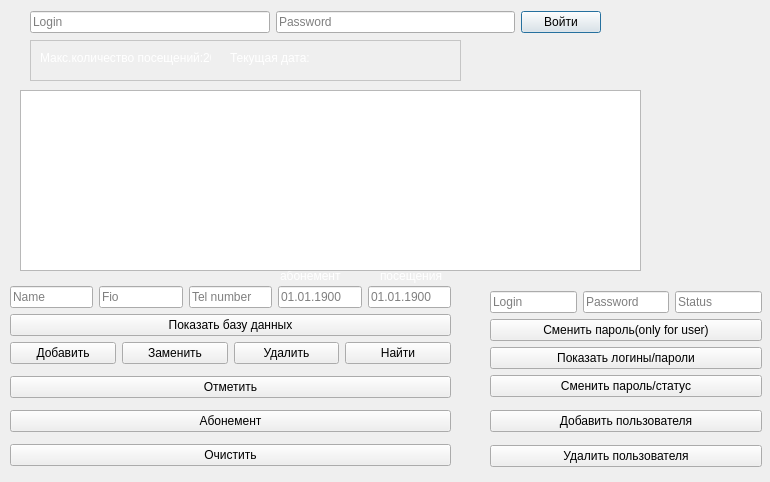
<?xml version="1.0" encoding="UTF-8"?>
<ui version="4.0">
 <class>secondWindow</class>
 <widget class="QDialog" name="secondWindow">
  <property name="geometry">
   <rect>
    <x>0</x>
    <y>0</y>
    <width>770</width>
    <height>482</height>
   </rect>
  </property>
  <property name="windowTitle">
   <string>Dialog</string>
  </property>
  <widget class="QWidget" name="layoutWidget">
   <property name="geometry">
    <rect>
     <x>30</x>
     <y>10</y>
     <width>571</width>
     <height>24</height>
    </rect>
   </property>
   <layout class="QHBoxLayout" name="horizontalLayout_4">
    <item>
     <widget class="QLineEdit" name="lineEditLog">
      <property name="placeholderText">
       <string>Login</string>
      </property>
     </widget>
    </item>
    <item>
     <widget class="QLineEdit" name="lineEditPass">
      <property name="echoMode">
       <enum>QLineEdit::Password</enum>
      </property>
      <property name="placeholderText">
       <string>Password</string>
      </property>
     </widget>
    </item>
    <item>
     <widget class="QPushButton" name="pushButtonAuth">
      <property name="text">
       <string>Войти</string>
      </property>
     </widget>
    </item>
   </layout>
  </widget>
  <widget class="QWidget" name="layoutWidget">
   <property name="geometry">
    <rect>
     <x>490</x>
     <y>284</y>
     <width>272</width>
     <height>191</height>
    </rect>
   </property>
   <layout class="QVBoxLayout" name="verticalLayout_5">
    <item>
     <layout class="QVBoxLayout" name="verticalLayout_4">
      <item>
       <layout class="QHBoxLayout" name="horizontalLayout_3">
        <item>
         <widget class="QLineEdit" name="lineEditChangeLog">
          <property name="placeholderText">
           <string>Login</string>
          </property>
         </widget>
        </item>
        <item>
         <widget class="QLineEdit" name="lineEditChangePass">
          <property name="placeholderText">
           <string>Password</string>
          </property>
         </widget>
        </item>
        <item>
         <widget class="QLineEdit" name="lineEditStatus">
          <property name="placeholderText">
           <string>Status</string>
          </property>
         </widget>
        </item>
       </layout>
      </item>
      <item>
       <layout class="QVBoxLayout" name="verticalLayout_3">
        <item>
         <widget class="QPushButton" name="pushButton_changePassUserOnly">
          <property name="text">
           <string>Сменить пароль(only for user)</string>
          </property>
         </widget>
        </item>
        <item>
         <widget class="QPushButton" name="pushButtonLogPass">
          <property name="text">
           <string>Показать логины/пароли</string>
          </property>
         </widget>
        </item>
        <item>
         <widget class="QPushButton" name="pushButtonChangeLog">
          <property name="text">
           <string>Сменить пароль/статус</string>
          </property>
         </widget>
        </item>
       </layout>
      </item>
     </layout>
    </item>
    <item>
     <widget class="QPushButton" name="pushButtonAddLogin">
      <property name="text">
       <string>Добавить пользователя</string>
      </property>
     </widget>
    </item>
    <item>
     <widget class="QPushButton" name="pushButtonDelLogin">
      <property name="text">
       <string>Удалить пользователя</string>
      </property>
     </widget>
    </item>
   </layout>
  </widget>
  <widget class="QWidget" name="layoutWidget">
   <property name="geometry">
    <rect>
     <x>10</x>
     <y>280</y>
     <width>441</width>
     <height>195</height>
    </rect>
   </property>
   <layout class="QVBoxLayout" name="verticalLayout_6">
    <item>
     <layout class="QVBoxLayout" name="verticalLayout_2">
      <item>
       <layout class="QHBoxLayout" name="horizontalLayout">
        <item>
         <widget class="QLineEdit" name="lineEditID">
          <property name="accessibleDescription">
           <string>asd</string>
          </property>
          <property name="inputMask">
           <string/>
          </property>
          <property name="text">
           <string/>
          </property>
          <property name="frame">
           <bool>true</bool>
          </property>
          <property name="echoMode">
           <enum>QLineEdit::Normal</enum>
          </property>
          <property name="placeholderText">
           <string>Name</string>
          </property>
         </widget>
        </item>
        <item>
         <widget class="QLineEdit" name="lineEditFIO">
          <property name="accessibleName">
           <string>asd</string>
          </property>
          <property name="inputMask">
           <string/>
          </property>
          <property name="text">
           <string/>
          </property>
          <property name="echoMode">
           <enum>QLineEdit::Normal</enum>
          </property>
          <property name="placeholderText">
           <string>Fio</string>
          </property>
         </widget>
        </item>
        <item>
         <widget class="QLineEdit" name="lineEditTEL">
          <property name="text">
           <string/>
          </property>
          <property name="placeholderText">
           <string>Tel number</string>
          </property>
         </widget>
        </item>
        <item>
         <widget class="QLineEdit" name="lineEditDATE">
          <property name="placeholderText">
           <string>01.01.1900</string>
          </property>
         </widget>
        </item>
        <item>
         <widget class="QLineEdit" name="lineEditPos">
          <property name="placeholderText">
           <string>01.01.1900</string>
          </property>
         </widget>
        </item>
       </layout>
      </item>
      <item>
       <layout class="QVBoxLayout" name="verticalLayout">
        <item>
         <widget class="QPushButton" name="pushButton_5">
          <property name="text">
           <string>Показать базу данных</string>
          </property>
         </widget>
        </item>
        <item>
         <layout class="QHBoxLayout" name="horizontalLayout_2">
          <item>
           <widget class="QPushButton" name="pushButton">
            <property name="text">
             <string>Добавить</string>
            </property>
           </widget>
          </item>
          <item>
           <widget class="QPushButton" name="pushButton_2">
            <property name="text">
             <string>Заменить</string>
            </property>
           </widget>
          </item>
          <item>
           <widget class="QPushButton" name="pushButton_3">
            <property name="text">
             <string>Удалить</string>
            </property>
           </widget>
          </item>
          <item>
           <widget class="QPushButton" name="pushButton_4">
            <property name="text">
             <string>Найти</string>
            </property>
           </widget>
          </item>
         </layout>
        </item>
       </layout>
      </item>
     </layout>
    </item>
    <item>
     <widget class="QPushButton" name="pushButtonOtmetka">
      <property name="text">
       <string>Отметить</string>
      </property>
     </widget>
    </item>
    <item>
     <widget class="QPushButton" name="pushButtonVisit">
      <property name="text">
       <string>Абонемент</string>
      </property>
     </widget>
    </item>
    <item>
     <widget class="QPushButton" name="pushButtonClearLienEdit">
      <property name="text">
       <string>Очистить</string>
      </property>
     </widget>
    </item>
   </layout>
  </widget>
  <widget class="QFrame" name="frame">
   <property name="geometry">
    <rect>
     <x>30</x>
     <y>40</y>
     <width>431</width>
     <height>41</height>
    </rect>
   </property>
   <property name="palette">
    <palette>
     <active>
      <colorrole role="WindowText">
       <brush brushstyle="SolidPattern">
        <color alpha="255">
         <red>0</red>
         <green>0</green>
         <blue>0</blue>
        </color>
       </brush>
      </colorrole>
      <colorrole role="Button">
       <brush brushstyle="SolidPattern">
        <color alpha="255">
         <red>255</red>
         <green>255</green>
         <blue>255</blue>
        </color>
       </brush>
      </colorrole>
      <colorrole role="Light">
       <brush brushstyle="SolidPattern">
        <color alpha="255">
         <red>255</red>
         <green>255</green>
         <blue>255</blue>
        </color>
       </brush>
      </colorrole>
      <colorrole role="Midlight">
       <brush brushstyle="SolidPattern">
        <color alpha="255">
         <red>255</red>
         <green>255</green>
         <blue>255</blue>
        </color>
       </brush>
      </colorrole>
      <colorrole role="Dark">
       <brush brushstyle="SolidPattern">
        <color alpha="255">
         <red>127</red>
         <green>127</green>
         <blue>127</blue>
        </color>
       </brush>
      </colorrole>
      <colorrole role="Mid">
       <brush brushstyle="SolidPattern">
        <color alpha="255">
         <red>170</red>
         <green>170</green>
         <blue>170</blue>
        </color>
       </brush>
      </colorrole>
      <colorrole role="Text">
       <brush brushstyle="SolidPattern">
        <color alpha="255">
         <red>0</red>
         <green>0</green>
         <blue>0</blue>
        </color>
       </brush>
      </colorrole>
      <colorrole role="BrightText">
       <brush brushstyle="SolidPattern">
        <color alpha="255">
         <red>255</red>
         <green>255</green>
         <blue>255</blue>
        </color>
       </brush>
      </colorrole>
      <colorrole role="ButtonText">
       <brush brushstyle="SolidPattern">
        <color alpha="255">
         <red>0</red>
         <green>0</green>
         <blue>0</blue>
        </color>
       </brush>
      </colorrole>
      <colorrole role="Base">
       <brush brushstyle="SolidPattern">
        <color alpha="255">
         <red>255</red>
         <green>255</green>
         <blue>255</blue>
        </color>
       </brush>
      </colorrole>
      <colorrole role="Window">
       <brush brushstyle="SolidPattern">
        <color alpha="255">
         <red>255</red>
         <green>255</green>
         <blue>255</blue>
        </color>
       </brush>
      </colorrole>
      <colorrole role="Shadow">
       <brush brushstyle="SolidPattern">
        <color alpha="255">
         <red>0</red>
         <green>0</green>
         <blue>0</blue>
        </color>
       </brush>
      </colorrole>
      <colorrole role="AlternateBase">
       <brush brushstyle="SolidPattern">
        <color alpha="255">
         <red>255</red>
         <green>255</green>
         <blue>255</blue>
        </color>
       </brush>
      </colorrole>
      <colorrole role="ToolTipBase">
       <brush brushstyle="SolidPattern">
        <color alpha="255">
         <red>255</red>
         <green>255</green>
         <blue>220</blue>
        </color>
       </brush>
      </colorrole>
      <colorrole role="ToolTipText">
       <brush brushstyle="SolidPattern">
        <color alpha="255">
         <red>0</red>
         <green>0</green>
         <blue>0</blue>
        </color>
       </brush>
      </colorrole>
      <colorrole role="PlaceholderText">
       <brush brushstyle="SolidPattern">
        <color alpha="128">
         <red>0</red>
         <green>0</green>
         <blue>0</blue>
        </color>
       </brush>
      </colorrole>
     </active>
     <inactive>
      <colorrole role="WindowText">
       <brush brushstyle="SolidPattern">
        <color alpha="255">
         <red>0</red>
         <green>0</green>
         <blue>0</blue>
        </color>
       </brush>
      </colorrole>
      <colorrole role="Button">
       <brush brushstyle="SolidPattern">
        <color alpha="255">
         <red>255</red>
         <green>255</green>
         <blue>255</blue>
        </color>
       </brush>
      </colorrole>
      <colorrole role="Light">
       <brush brushstyle="SolidPattern">
        <color alpha="255">
         <red>255</red>
         <green>255</green>
         <blue>255</blue>
        </color>
       </brush>
      </colorrole>
      <colorrole role="Midlight">
       <brush brushstyle="SolidPattern">
        <color alpha="255">
         <red>255</red>
         <green>255</green>
         <blue>255</blue>
        </color>
       </brush>
      </colorrole>
      <colorrole role="Dark">
       <brush brushstyle="SolidPattern">
        <color alpha="255">
         <red>127</red>
         <green>127</green>
         <blue>127</blue>
        </color>
       </brush>
      </colorrole>
      <colorrole role="Mid">
       <brush brushstyle="SolidPattern">
        <color alpha="255">
         <red>170</red>
         <green>170</green>
         <blue>170</blue>
        </color>
       </brush>
      </colorrole>
      <colorrole role="Text">
       <brush brushstyle="SolidPattern">
        <color alpha="255">
         <red>0</red>
         <green>0</green>
         <blue>0</blue>
        </color>
       </brush>
      </colorrole>
      <colorrole role="BrightText">
       <brush brushstyle="SolidPattern">
        <color alpha="255">
         <red>255</red>
         <green>255</green>
         <blue>255</blue>
        </color>
       </brush>
      </colorrole>
      <colorrole role="ButtonText">
       <brush brushstyle="SolidPattern">
        <color alpha="255">
         <red>0</red>
         <green>0</green>
         <blue>0</blue>
        </color>
       </brush>
      </colorrole>
      <colorrole role="Base">
       <brush brushstyle="SolidPattern">
        <color alpha="255">
         <red>255</red>
         <green>255</green>
         <blue>255</blue>
        </color>
       </brush>
      </colorrole>
      <colorrole role="Window">
       <brush brushstyle="SolidPattern">
        <color alpha="255">
         <red>255</red>
         <green>255</green>
         <blue>255</blue>
        </color>
       </brush>
      </colorrole>
      <colorrole role="Shadow">
       <brush brushstyle="SolidPattern">
        <color alpha="255">
         <red>0</red>
         <green>0</green>
         <blue>0</blue>
        </color>
       </brush>
      </colorrole>
      <colorrole role="AlternateBase">
       <brush brushstyle="SolidPattern">
        <color alpha="255">
         <red>255</red>
         <green>255</green>
         <blue>255</blue>
        </color>
       </brush>
      </colorrole>
      <colorrole role="ToolTipBase">
       <brush brushstyle="SolidPattern">
        <color alpha="255">
         <red>255</red>
         <green>255</green>
         <blue>220</blue>
        </color>
       </brush>
      </colorrole>
      <colorrole role="ToolTipText">
       <brush brushstyle="SolidPattern">
        <color alpha="255">
         <red>0</red>
         <green>0</green>
         <blue>0</blue>
        </color>
       </brush>
      </colorrole>
      <colorrole role="PlaceholderText">
       <brush brushstyle="SolidPattern">
        <color alpha="128">
         <red>0</red>
         <green>0</green>
         <blue>0</blue>
        </color>
       </brush>
      </colorrole>
     </inactive>
     <disabled>
      <colorrole role="WindowText">
       <brush brushstyle="SolidPattern">
        <color alpha="255">
         <red>127</red>
         <green>127</green>
         <blue>127</blue>
        </color>
       </brush>
      </colorrole>
      <colorrole role="Button">
       <brush brushstyle="SolidPattern">
        <color alpha="255">
         <red>255</red>
         <green>255</green>
         <blue>255</blue>
        </color>
       </brush>
      </colorrole>
      <colorrole role="Light">
       <brush brushstyle="SolidPattern">
        <color alpha="255">
         <red>255</red>
         <green>255</green>
         <blue>255</blue>
        </color>
       </brush>
      </colorrole>
      <colorrole role="Midlight">
       <brush brushstyle="SolidPattern">
        <color alpha="255">
         <red>255</red>
         <green>255</green>
         <blue>255</blue>
        </color>
       </brush>
      </colorrole>
      <colorrole role="Dark">
       <brush brushstyle="SolidPattern">
        <color alpha="255">
         <red>127</red>
         <green>127</green>
         <blue>127</blue>
        </color>
       </brush>
      </colorrole>
      <colorrole role="Mid">
       <brush brushstyle="SolidPattern">
        <color alpha="255">
         <red>170</red>
         <green>170</green>
         <blue>170</blue>
        </color>
       </brush>
      </colorrole>
      <colorrole role="Text">
       <brush brushstyle="SolidPattern">
        <color alpha="255">
         <red>127</red>
         <green>127</green>
         <blue>127</blue>
        </color>
       </brush>
      </colorrole>
      <colorrole role="BrightText">
       <brush brushstyle="SolidPattern">
        <color alpha="255">
         <red>255</red>
         <green>255</green>
         <blue>255</blue>
        </color>
       </brush>
      </colorrole>
      <colorrole role="ButtonText">
       <brush brushstyle="SolidPattern">
        <color alpha="255">
         <red>127</red>
         <green>127</green>
         <blue>127</blue>
        </color>
       </brush>
      </colorrole>
      <colorrole role="Base">
       <brush brushstyle="SolidPattern">
        <color alpha="255">
         <red>255</red>
         <green>255</green>
         <blue>255</blue>
        </color>
       </brush>
      </colorrole>
      <colorrole role="Window">
       <brush brushstyle="SolidPattern">
        <color alpha="255">
         <red>255</red>
         <green>255</green>
         <blue>255</blue>
        </color>
       </brush>
      </colorrole>
      <colorrole role="Shadow">
       <brush brushstyle="SolidPattern">
        <color alpha="255">
         <red>0</red>
         <green>0</green>
         <blue>0</blue>
        </color>
       </brush>
      </colorrole>
      <colorrole role="AlternateBase">
       <brush brushstyle="SolidPattern">
        <color alpha="255">
         <red>255</red>
         <green>255</green>
         <blue>255</blue>
        </color>
       </brush>
      </colorrole>
      <colorrole role="ToolTipBase">
       <brush brushstyle="SolidPattern">
        <color alpha="255">
         <red>255</red>
         <green>255</green>
         <blue>220</blue>
        </color>
       </brush>
      </colorrole>
      <colorrole role="ToolTipText">
       <brush brushstyle="SolidPattern">
        <color alpha="255">
         <red>0</red>
         <green>0</green>
         <blue>0</blue>
        </color>
       </brush>
      </colorrole>
      <colorrole role="PlaceholderText">
       <brush brushstyle="SolidPattern">
        <color alpha="128">
         <red>0</red>
         <green>0</green>
         <blue>0</blue>
        </color>
       </brush>
      </colorrole>
     </disabled>
    </palette>
   </property>
   <property name="frameShape">
    <enum>QFrame::StyledPanel</enum>
   </property>
   <property name="frameShadow">
    <enum>QFrame::Raised</enum>
   </property>
   <widget class="QLabel" name="label">
    <property name="geometry">
     <rect>
      <x>10</x>
      <y>10</y>
      <width>171</width>
      <height>16</height>
     </rect>
    </property>
    <property name="palette">
     <palette>
      <active>
       <colorrole role="WindowText">
        <brush brushstyle="SolidPattern">
         <color alpha="255">
          <red>255</red>
          <green>255</green>
          <blue>255</blue>
         </color>
        </brush>
       </colorrole>
       <colorrole role="Text">
        <brush brushstyle="SolidPattern">
         <color alpha="255">
          <red>255</red>
          <green>255</green>
          <blue>255</blue>
         </color>
        </brush>
       </colorrole>
       <colorrole role="ButtonText">
        <brush brushstyle="SolidPattern">
         <color alpha="255">
          <red>255</red>
          <green>255</green>
          <blue>255</blue>
         </color>
        </brush>
       </colorrole>
       <colorrole role="PlaceholderText">
        <brush brushstyle="NoBrush">
         <color alpha="128">
          <red>255</red>
          <green>255</green>
          <blue>255</blue>
         </color>
        </brush>
       </colorrole>
      </active>
      <inactive>
       <colorrole role="WindowText">
        <brush brushstyle="SolidPattern">
         <color alpha="255">
          <red>255</red>
          <green>255</green>
          <blue>255</blue>
         </color>
        </brush>
       </colorrole>
       <colorrole role="Text">
        <brush brushstyle="SolidPattern">
         <color alpha="255">
          <red>255</red>
          <green>255</green>
          <blue>255</blue>
         </color>
        </brush>
       </colorrole>
       <colorrole role="ButtonText">
        <brush brushstyle="SolidPattern">
         <color alpha="255">
          <red>255</red>
          <green>255</green>
          <blue>255</blue>
         </color>
        </brush>
       </colorrole>
       <colorrole role="PlaceholderText">
        <brush brushstyle="NoBrush">
         <color alpha="128">
          <red>255</red>
          <green>255</green>
          <blue>255</blue>
         </color>
        </brush>
       </colorrole>
      </inactive>
      <disabled>
       <colorrole role="WindowText">
        <brush brushstyle="SolidPattern">
         <color alpha="255">
          <red>127</red>
          <green>127</green>
          <blue>127</blue>
         </color>
        </brush>
       </colorrole>
       <colorrole role="Text">
        <brush brushstyle="SolidPattern">
         <color alpha="255">
          <red>127</red>
          <green>127</green>
          <blue>127</blue>
         </color>
        </brush>
       </colorrole>
       <colorrole role="ButtonText">
        <brush brushstyle="SolidPattern">
         <color alpha="255">
          <red>127</red>
          <green>127</green>
          <blue>127</blue>
         </color>
        </brush>
       </colorrole>
       <colorrole role="PlaceholderText">
        <brush brushstyle="NoBrush">
         <color alpha="128">
          <red>255</red>
          <green>255</green>
          <blue>255</blue>
         </color>
        </brush>
       </colorrole>
      </disabled>
     </palette>
    </property>
    <property name="text">
     <string>Макс.количество посещений:20</string>
    </property>
   </widget>
   <widget class="QLabel" name="label_2">
    <property name="geometry">
     <rect>
      <x>200</x>
      <y>10</y>
      <width>81</width>
      <height>16</height>
     </rect>
    </property>
    <property name="palette">
     <palette>
      <active>
       <colorrole role="WindowText">
        <brush brushstyle="SolidPattern">
         <color alpha="255">
          <red>255</red>
          <green>255</green>
          <blue>255</blue>
         </color>
        </brush>
       </colorrole>
       <colorrole role="Text">
        <brush brushstyle="SolidPattern">
         <color alpha="255">
          <red>255</red>
          <green>255</green>
          <blue>255</blue>
         </color>
        </brush>
       </colorrole>
       <colorrole role="PlaceholderText">
        <brush brushstyle="NoBrush">
         <color alpha="128">
          <red>255</red>
          <green>255</green>
          <blue>255</blue>
         </color>
        </brush>
       </colorrole>
      </active>
      <inactive>
       <colorrole role="WindowText">
        <brush brushstyle="SolidPattern">
         <color alpha="255">
          <red>255</red>
          <green>255</green>
          <blue>255</blue>
         </color>
        </brush>
       </colorrole>
       <colorrole role="Text">
        <brush brushstyle="SolidPattern">
         <color alpha="255">
          <red>255</red>
          <green>255</green>
          <blue>255</blue>
         </color>
        </brush>
       </colorrole>
       <colorrole role="PlaceholderText">
        <brush brushstyle="NoBrush">
         <color alpha="128">
          <red>255</red>
          <green>255</green>
          <blue>255</blue>
         </color>
        </brush>
       </colorrole>
      </inactive>
      <disabled>
       <colorrole role="WindowText">
        <brush brushstyle="SolidPattern">
         <color alpha="255">
          <red>127</red>
          <green>127</green>
          <blue>127</blue>
         </color>
        </brush>
       </colorrole>
       <colorrole role="Text">
        <brush brushstyle="SolidPattern">
         <color alpha="255">
          <red>127</red>
          <green>127</green>
          <blue>127</blue>
         </color>
        </brush>
       </colorrole>
       <colorrole role="PlaceholderText">
        <brush brushstyle="NoBrush">
         <color alpha="128">
          <red>255</red>
          <green>255</green>
          <blue>255</blue>
         </color>
        </brush>
       </colorrole>
      </disabled>
     </palette>
    </property>
    <property name="text">
     <string>Текущая дата:</string>
    </property>
   </widget>
   <widget class="QLabel" name="labelCurrentDate">
    <property name="geometry">
     <rect>
      <x>280</x>
      <y>10</y>
      <width>141</width>
      <height>20</height>
     </rect>
    </property>
    <property name="palette">
     <palette>
      <active>
       <colorrole role="WindowText">
        <brush brushstyle="SolidPattern">
         <color alpha="255">
          <red>255</red>
          <green>255</green>
          <blue>255</blue>
         </color>
        </brush>
       </colorrole>
      </active>
      <inactive>
       <colorrole role="WindowText">
        <brush brushstyle="SolidPattern">
         <color alpha="255">
          <red>255</red>
          <green>255</green>
          <blue>255</blue>
         </color>
        </brush>
       </colorrole>
      </inactive>
      <disabled>
       <colorrole role="WindowText">
        <brush brushstyle="SolidPattern">
         <color alpha="255">
          <red>127</red>
          <green>127</green>
          <blue>127</blue>
         </color>
        </brush>
       </colorrole>
      </disabled>
     </palette>
    </property>
    <property name="text">
     <string/>
    </property>
   </widget>
  </widget>
  <widget class="QLabel" name="label_3">
   <property name="geometry">
    <rect>
     <x>380</x>
     <y>250</y>
     <width>71</width>
     <height>51</height>
    </rect>
   </property>
   <property name="palette">
    <palette>
     <active>
      <colorrole role="WindowText">
       <brush brushstyle="SolidPattern">
        <color alpha="255">
         <red>255</red>
         <green>255</green>
         <blue>255</blue>
        </color>
       </brush>
      </colorrole>
     </active>
     <inactive>
      <colorrole role="WindowText">
       <brush brushstyle="SolidPattern">
        <color alpha="255">
         <red>255</red>
         <green>255</green>
         <blue>255</blue>
        </color>
       </brush>
      </colorrole>
     </inactive>
     <disabled>
      <colorrole role="WindowText">
       <brush brushstyle="SolidPattern">
        <color alpha="127">
         <red>255</red>
         <green>255</green>
         <blue>255</blue>
        </color>
       </brush>
      </colorrole>
     </disabled>
    </palette>
   </property>
   <property name="text">
    <string>посещения</string>
   </property>
  </widget>
  <widget class="QLabel" name="label_4">
   <property name="geometry">
    <rect>
     <x>280</x>
     <y>250</y>
     <width>61</width>
     <height>51</height>
    </rect>
   </property>
   <property name="palette">
    <palette>
     <active>
      <colorrole role="WindowText">
       <brush brushstyle="SolidPattern">
        <color alpha="255">
         <red>255</red>
         <green>255</green>
         <blue>255</blue>
        </color>
       </brush>
      </colorrole>
     </active>
     <inactive>
      <colorrole role="WindowText">
       <brush brushstyle="SolidPattern">
        <color alpha="255">
         <red>255</red>
         <green>255</green>
         <blue>255</blue>
        </color>
       </brush>
      </colorrole>
     </inactive>
     <disabled>
      <colorrole role="WindowText">
       <brush brushstyle="SolidPattern">
        <color alpha="127">
         <red>255</red>
         <green>255</green>
         <blue>255</blue>
        </color>
       </brush>
      </colorrole>
     </disabled>
    </palette>
   </property>
   <property name="text">
    <string>абонемент</string>
   </property>
  </widget>
  <widget class="QTableView" name="tableView">
   <property name="geometry">
    <rect>
     <x>20</x>
     <y>90</y>
     <width>621</width>
     <height>181</height>
    </rect>
   </property>
  </widget>
 </widget>
 <resources/>
 <connections/>
</ui>
